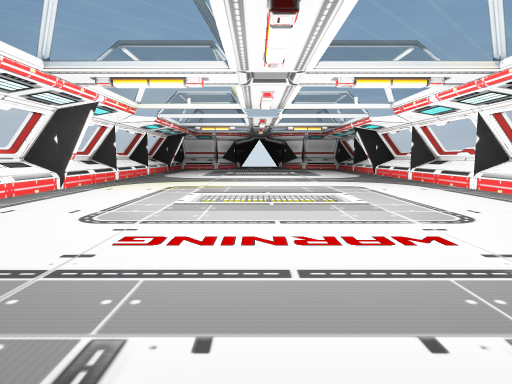
view 1 (above)

14 first-person views from a walk through a scene from a Unity 3-D project. The camera is 1.4 m above the floor, tilts 6° down and sees 75° across. The floor is counted in squares, 1 m on a side. Each view is taken from the middle of a square. On the plan, view 1 faces up. The plan holds only what a view shows up to about 15 squares ahead; the rest is blank. The place goes on beyond the plan.

view 2
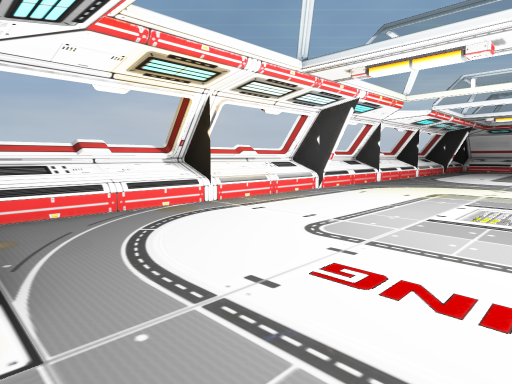

view 3
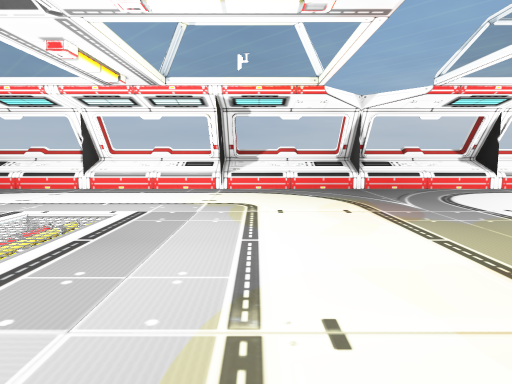

view 4
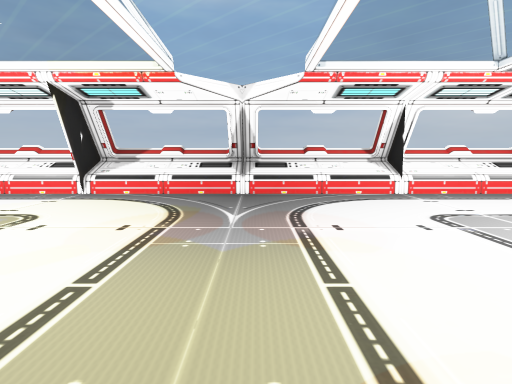

view 5
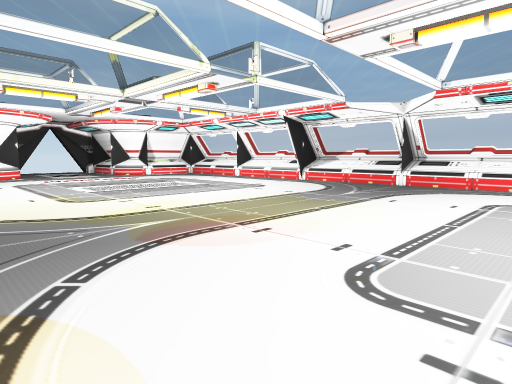

view 6
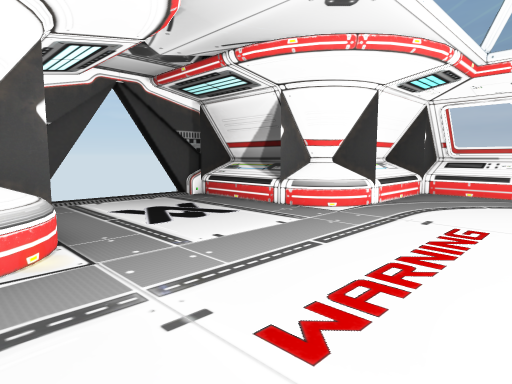

view 7
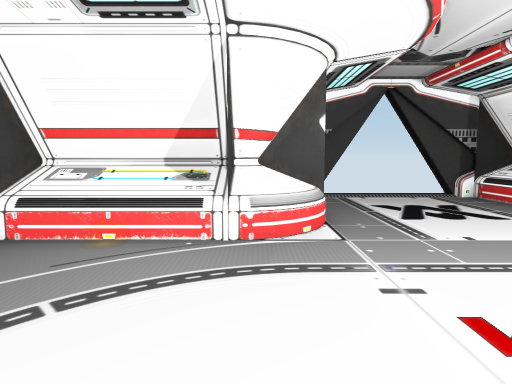

view 8
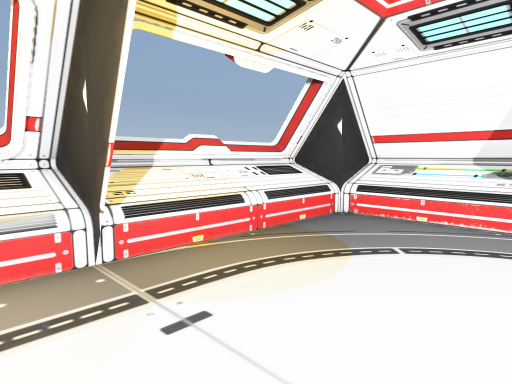

view 9
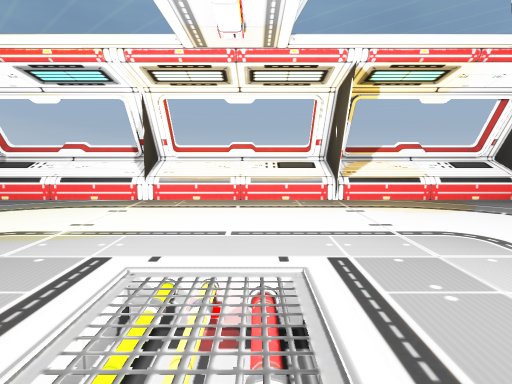

view 10
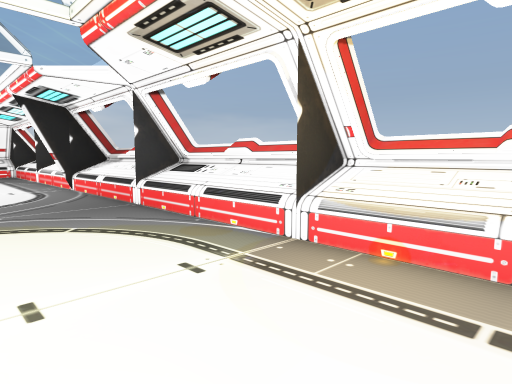

view 11
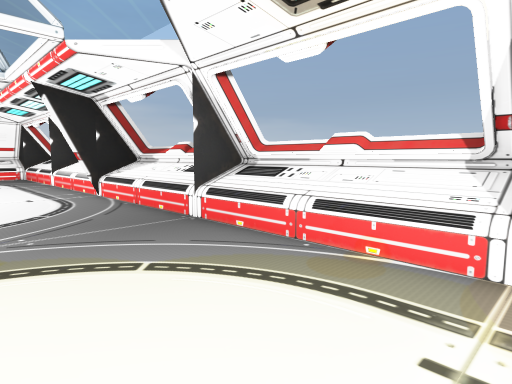

view 12
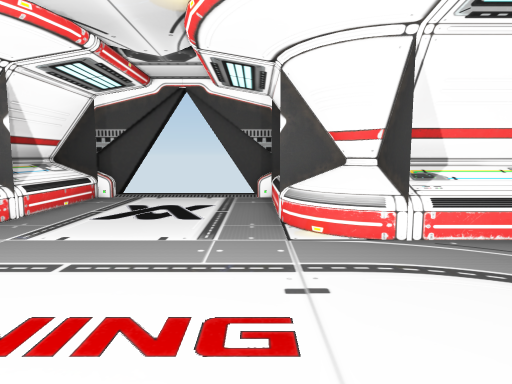

view 13
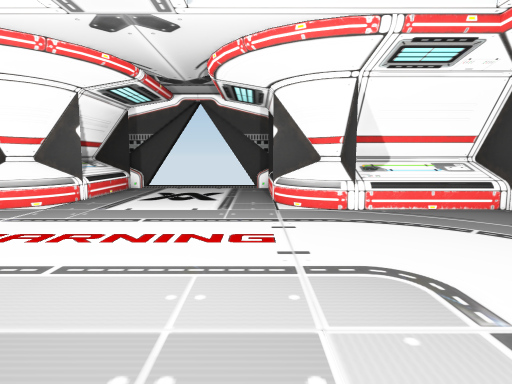

view 14
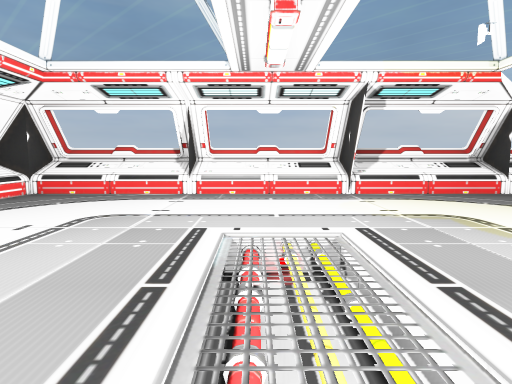

### Floor plan
Key: @ floor where view 1 was taken; # wall or solid block; . floor; ^ raised ledge; O other object.
Columns run from 10 left of view 1 to 11 right of it. Each row starts with its distance up from view 1.
 27 #^......      ......^#
 26 #^.................#^#
 25 #^..................^#
 24 #^..................^#
 23 #^..................^#
 22 #^..................^#
 21 #^..................^#
 20 #^..................^#
 19 #^..................^#
 18 #^..................^#
 17 #^..................^#
 16 #^..................^#
 15 #^..................^#
 14 #^#.................^#
 13 #^..................^#
 12 #^..................^#
 11 #^..................^#
 10 #^..................^#
  9 #^..................^#
  8 #^.................#^#
  7 #^..................^#
  6 #^..................^#
  5 #^..................^#
  4 #^..................^#
  3 #^..................^#
  2 ##^^^^OO......OO^^^^##
  1  ######O......O######
  0       #^..@...^#
 -1       #^......^#
 -2       #^......^#
 -3       #^......^#
 -4       ####..####

Where each view was taken, in squares from view 1:
view 1: 0 up, 0 right, facing up
view 2: 2 up, 0 right, facing up-left
view 3: 16 up, 6 right, facing left
view 4: 21 up, 4 right, facing left
view 5: 27 up, 8 right, facing down-left
view 6: 7 up, 5 right, facing down-left
view 7: 8 up, 5 right, facing down
view 8: 10 up, 5 right, facing down-right
view 9: 11 up, 1 left, facing right
view 10: 11 up, 5 right, facing up-right
view 11: 14 up, 5 right, facing up-right
view 12: 8 up, 2 left, facing down
view 13: 11 up, 2 left, facing down
view 14: 11 up, 4 right, facing left
